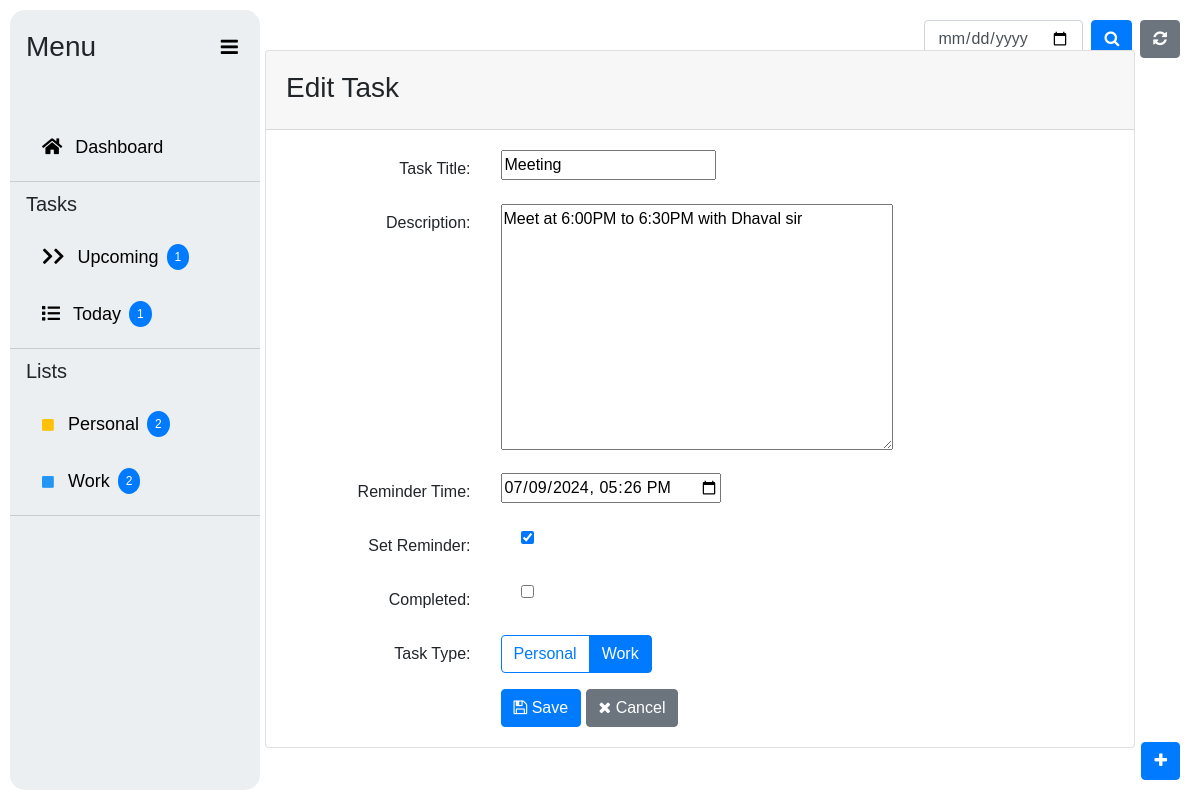
The app's page /edit/1/, older data.
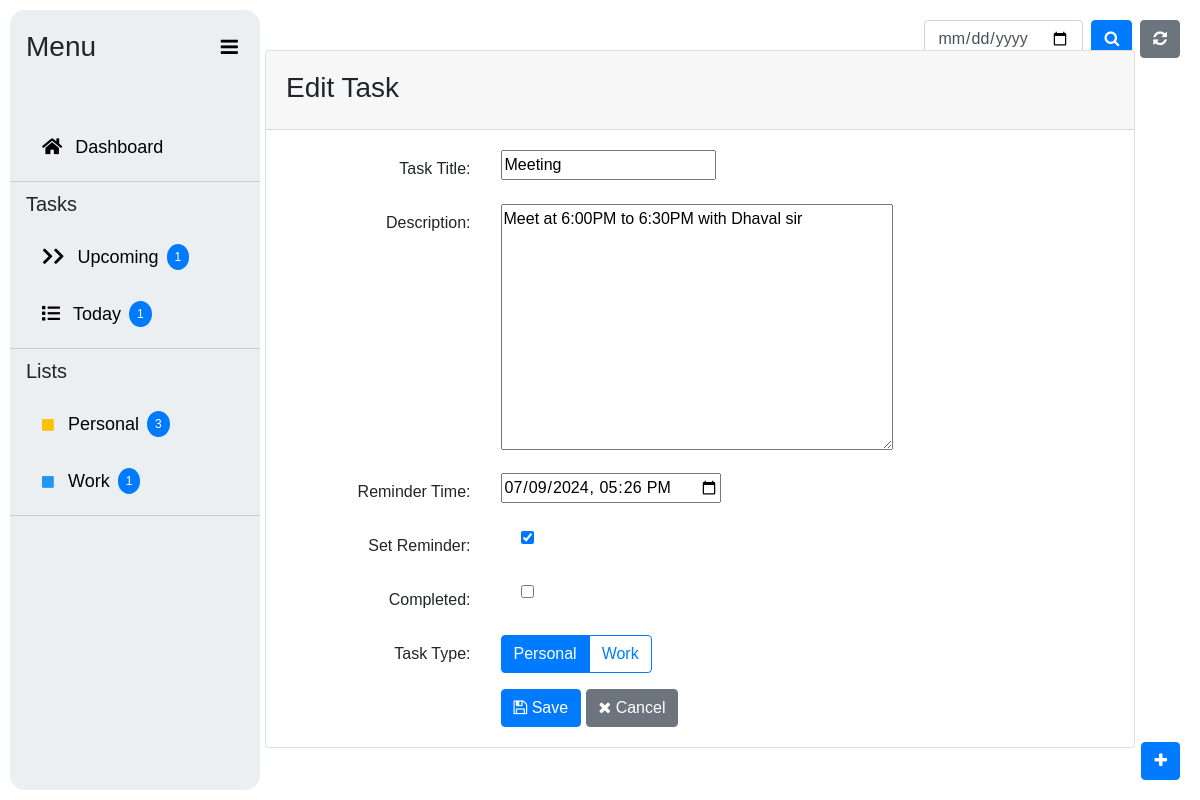
The same page, newer data.
### tasks/models.py (models this page shows, shortened)
class Task(models.Model):
    TASK_TYPE_CHOICES = [
        ('personal', 'Personal'),
        ('work', 'Work'),
    ]
    title = models.CharField(max_length=200)
    description = models.TextField()
    completed = models.BooleanField(default=False)
    reminder_time = models.DateTimeField(blank=True, null=True)
    is_reminder_set = models.BooleanField(default=False)
    task_type = models.CharField(max_length=10, choices=TASK_TYPE_CHOICES, default='personal')

### tasks/views.py (the view)
# urls.py: path('edit/<int:pk>/', views.task_update, name='edit-task'),
def task_update(request, pk):
    tomorrow = timezone.now().date() + timedelta(days=1)
    upcoming_count = Task.objects.filter(reminder_time__date__gte=tomorrow).count()
    today = timezone.now().date()
    today_count = Task.objects.filter(reminder_time__date=today).count()
    personal_tasks = Task.objects.filter(task_type='personal', completed=False).order_by('reminder_time')
    personal_count = personal_tasks.count()
    work_tasks = Task.objects.filter(task_type='work', completed=False).order_by('reminder_time')
    work_count = work_tasks.count()
    task = get_object_or_404(Task, pk=pk)
    if request.method == 'POST':
        form = TaskForm(request.POST, instance=task)
        if form.is_valid():
            task = form.save(commit=False)
            if task.completed:
                task.reminder_time = None
                task.is_reminder_set = False
            task.save()
            messages.success(request, f'Task "{task.title}" updated successfully.')
            return redirect('task-list')
    else:
        form = TaskForm(instance=task)
    return render(request, 'tasks/task_form.html', {'form': form,'upcoming_count': upcoming_count,
        'today_count': today_count,'personal_count':personal_count,
        'work_count':work_count})

### tasks/forms.py
class TaskForm(forms.ModelForm):
    TASK_TYPE_CHOICES = [
        ('personal', 'Personal'),
        ('work', 'Work'),
    ]
    task_type = forms.ChoiceField(choices=TASK_TYPE_CHOICES, widget=forms.RadioSelect, initial='work')
    class Meta:
        model = Task
        fields = ['title', 'description', 'completed', 'reminder_time', 'is_reminder_set','task_type']
        widgets = {
            'reminder_time': forms.DateTimeInput(attrs={'type': 'datetime-local'}, format='%Y-%m-%dT%H:%M'),
        }

### tasks/templates/tasks/task_form.html (shortened to what this page needs)
{% extends 'base.html' %}
{% block content %}
<div class="container">
    <div class="row justify-content-center">
        <div class="col-12">
            <div class="card">
                <div class="card-header">
                    <h3 class="card-title mt-2">
                        {% if form.instance.pk %}
                            Edit Task
                        {% else %}
                            Add Task
                        {% endif %}
                    </h3>
                </div>
                <div class="card-body">
                    <form method="post">
                        <div class="form-group row">
                            <label for="{{ form.title.id_for_label }}" class="col-md-3 col-form-label text-md-right">Task Title:</label>
                            <div class="col-md-9">
                                {{ form.title }}
                            </div>
                        </div>
                        <div class="form-group row">
                            <label for="{{ form.description.id_for_label }}" class="col-md-3 col-form-label text-md-right">Description:</label>
                            <div class="col-md-9">
                                {{ form.description }}
                            </div>
                        </div>
                        <div class="form-group row">
                            <label for="{{ form.reminder_time.id_for_label }}" class="col-md-3 col-form-label text-md-right">Reminder Time:</label>
                            <div class="col-md-9">
                                {{ form.reminder_time }}
                            </div>
                        </div>
                        <div class="form-group row">
                            <label class="col-md-3 col-form-label text-md-right">Set Reminder:</label>
                            <div class="col-md-9">
                                <div class="form-check mb-2">
                                    {{ form.is_reminder_set }}
                                </div>
                            </div>
                        </div>
                        <div class="form-group row">
                            <label class="col-md-3 col-form-label text-md-right">Completed:</label>
                            <div class="col-md-9">
                                <div class="form-check">
                                    {{ form.completed }}
                                </div>
                            </div>
                        </div>
                        <div class="form-group row">
                            <label class="col-md-3 col-form-label text-md-right">Task Type:</label>
                            <div class="col-md-9">
                                <div class="btn-group btn-group-toggle" data-toggle="buttons">
                                    <label class="btn btn-outline-primary {% if form.task_type.value == 'personal' %}active{% endif %}" >
                                        <input type="radio" name="task_type" value="personal" autocomplete="off" {% if form.task_type.value == 'personal' %}checked{% endif %}> Personal
                                    </label>
                                    <label class="btn btn-outline-primary {% if form.task_type.value == 'work' %}active{% endif %}" >
                                        <input type="radio" name="task_type" value="work" autocomplete="off" {% if form.task_type.value == 'work' %}checked{% endif %}> Work
                                    </label>
                                </div>
                            </div>
                        </div>
                        <div class="form-group row mb-0">
                            <div class="col-md-9 offset-md-3">
                                <button type="submit" class="btn btn-primary"><i class="fa fa-save"></i> Save</button>
                                <a href="{% url 'task-list' %}" class="btn btn-secondary"><i class="fa fa-times"></i> Cancel</a>
                            </div>
                        </div>
                    </form>
                </div>
            </div>
        </div>
    </div>
</div>
{% endblock %}

### todo_project/templates/base.html (shortened to what this page needs)
<!DOCTYPE html>
<html lang="en">
<head>
    <link rel="stylesheet" href="https://cdnjs.cloudflare.com/ajax/libs/font-awesome/5.15.4/css/all.min.css">
    <link rel="stylesheet" href="https://stackpath.bootstrapcdn.com/bootstrap/4.5.2/css/bootstrap.min.css">
    <link href="https://stackpath.bootstrapcdn.com/bootstrap/4.5.2/css/bootstrap.min.css" rel="stylesheet">
    <link rel="stylesheet" href="https://stackpath.bootstrapcdn.com/bootstrap/4.5.0/css/bootstrap.min.css">
    <link rel="stylesheet" href="https://cdnjs.cloudflare.com/ajax/libs/font-awesome/4.7.0/css/font-awesome.min.css">
</head>
<body>
    <div class="sidebar">
        <div class="sidebar-header">
            <h3>Menu</h3>
            <button class="toggle-btn" onclick="toggleSidebar()"> <i class="fa fa-bars"></i></button>
        </div>
        <div class="sidebar-section">
            <a href="{% url 'task-list' %}"><span class="icon"><i class="fas fa-home"></i></span>
                <span class="text">Dashboard</span></a>
        </div>
        <div class="sidebar-section">
            <h5>Tasks</h5>
            <a href="{% url 'upcoming-tasks' %}">
                <span class="icon"><i class="fas fa-chevron-right"></i><i class="fas fa-chevron-right"></i></span>
                <span class="text">Upcoming</span>
                <span class="count-badge">{{ upcoming_count }}</span>
            </a>
            <a href="{% url 'today-tasks' %}">
                <span class="icon"><i class="fas fa-list"></i></span>
                <span class="text">Today</span>
                <span class="count-badge">{{ today_count }}</span>
            </a>
        </div>
        <div class="sidebar-section">
            <h5>Lists</h5>
            <a href="{% url 'personal-tasks' %}"><span class="icon personal"><i class="fas fa-square fa-xs"
                        style="color: #FFC107;"></i></span><span class="text">Personal</span><span class="count-badge">{{ personal_count }}</span></a>
            <a href="{% url 'work-tasks' %}"><span class="icon work"><i class="fas fa-square fa-xs" style="color: #2196F3;"></i></span><span
                    class="text">Work</span><span class="count-badge">{{ work_count }}</span></a>
        </div>
    </div>
    <div class="content">
        <div class="top-right-corner">
            <form method="POST" action="{% url 'task-list' %}" class="form-inline">
                <input type="date" id="dateFilter" name="date" class="form-control mr-2" value="{{ request.GET.date }}">
                <button type="submit" class="btn btn-primary mr-2">
                    <i class="fa fa-search" aria-hidden="true"></i>
                </button>
                <button type="reset" class="btn btn-secondary">
                    <i class="fa fa-refresh" aria-hidden="true"></i>
                </button>
            </form>
        </div>
        {% block content %}
        {% endblock %}
    </div>
    <a href="{% url 'add-task' %}" class="btn btn-primary add-task-btn">
        <i class="fa fa-plus" aria-hidden="true"></i>
    </a>
</body>
</html>

### todo_project/templates/base.html (style rules this page uses)
body { display: flex; margin: 0; font-family: Arial, sans-serif; position: relative; }
.sidebar { height: calc(100vh - 20px); width: 250px; background-color: #eceff1; position: fixed; left: 10px; top: 10px; overflow-x: hidden; padding-top: 20px; transition: width 0.5s; border-radius: 15px; }
.sidebar .sidebar-header { display: flex; justify-content: space-between; align-items: center; padding: 0 16px; transition: padding 0.5s; margin-bottom: 40px !important; }
.sidebar .sidebar-section { border-bottom: 1px solid #ccc; padding: 10px 16px; transition: padding 0.5s; justify-content: space-between; align-items: center; }
.sidebar .sidebar-header h3 { margin: 0; display: block; transition: opacity 0.5s, width 0.5s; }
.sidebar .sidebar-header .toggle-btn { cursor: pointer; font-size: 20px; background: none; border: none; outline: none; width: auto; }
.sidebar a { padding: 20px 8px 10px 16px; text-decoration: none; font-size: 18px; color: black; display: flex; align-items: center; transition: padding 0.5s; }
.sidebar a .icon { margin-right: 8px; display: inline-block; transition: margin-right 0.5s; }
.sidebar a .text { display: inline-block; transition: opacity 0.5s, padding-left 0.5s; opacity: 1; padding-left: 5px; }
.content { margin-left: auto; padding: 50px; transition: margin-left 0.5s; width: calc(100% - 200px); }
.top-right-corner { position: absolute; top: 20px; right: 20px; }
.add-task-btn { position: fixed; bottom: 20px; right: 20px; z-index: 1000; }
.sidebar a .icon { margin-right: 8px; }
.sidebar a .icon .fa-square { display: inline-block; width: 8px; height: 8px; margin-right: 5px; }
.sidebar a .icon.personal .fa-square { color: #FFC107; }
.sidebar a .icon.work .fa-square { color: #2196F3; }
.count-badge { background-color: #007bff; color: #fff; border-radius: 50%; font-size: 12px; padding: 4px 8px; margin-left: 8px; }
.icon.personal i, .icon.work i { margin-right: 5px; }

Row changes from the older to the newer data that the page shows:
changed Task "Meeting": task_type "work" → "personal" (drawn)
Text that changed along with them:
{{ personal_count }}: "2" → "3"
{{ work_count }}: "2" → "1"
